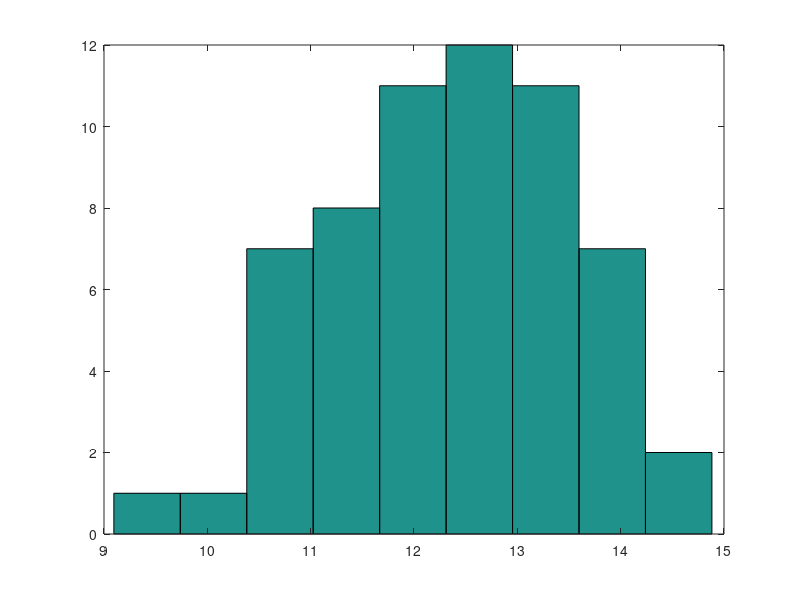

Write MATLAB code to recreate this figure.
% This program dimostrates some elementry univariate data analysis
% ESSC MATLAB Workshop 2016
%This file contains the organic matter content (in weight percent) of lake sediments.
clear
clc
omdata = load('organicmatter_one.txt');

maximum_value = max(omdata); 
minimum_value = min(omdata);
data_mean     = mean(omdata);
data_medi     = median(omdata);
datarange     = range(omdata);

dv = datarange/8; 
v = minimum_value : dv : maximum_value;
hist(omdata,v);

